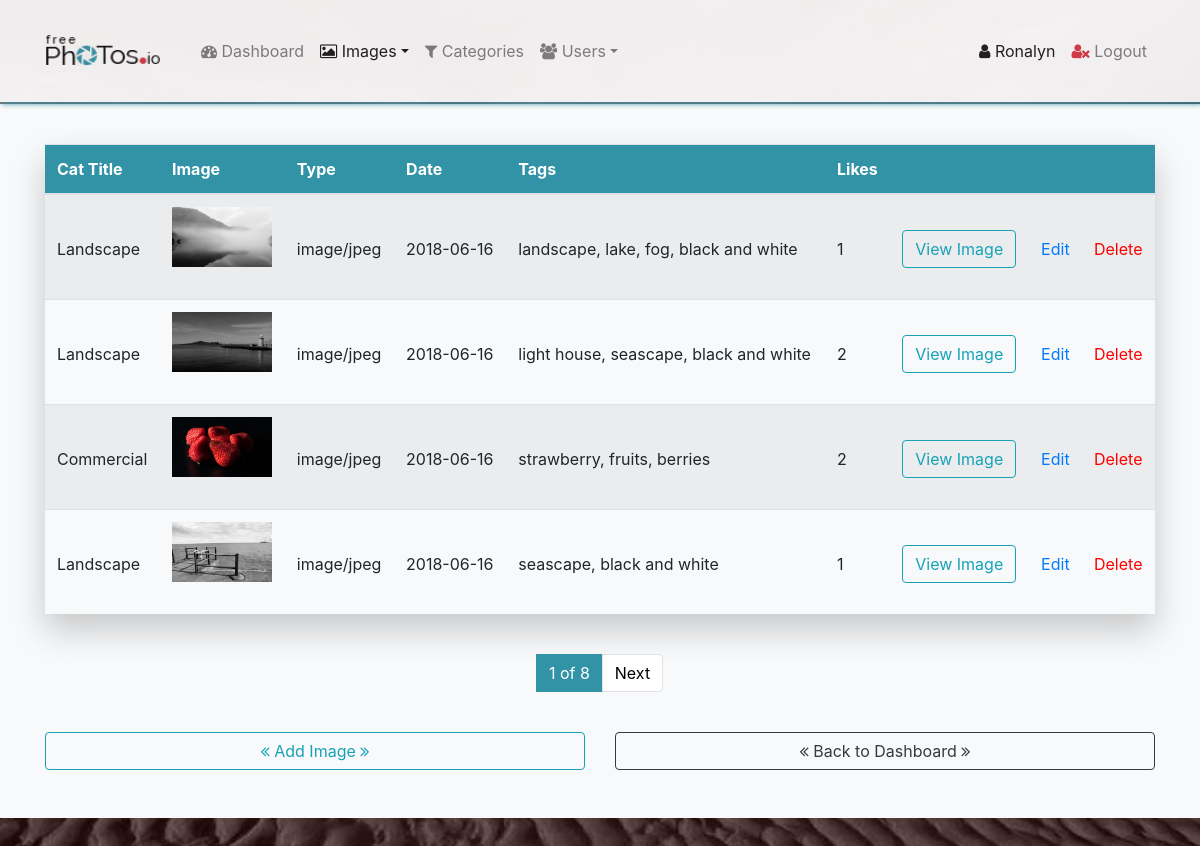
Page /admin/images.php (signed in) on the committed database.
### tables this page shows
CREATE TABLE `users` (
  `user_id` int(11) NOT NULL,
  `user_firstname` varchar(255) NOT NULL,
  `user_lastname` varchar(255) NOT NULL,
  `user_image` text NOT NULL,
  `user_email` varchar(255) NOT NULL,
  `user_password` text NOT NULL,
  `user_role` varchar(255) NOT NULL,
  `time_online` int(11) NOT NULL,
  `code_one` text NOT NULL,
  `code_two` text NOT NULL,
  `active` tinyint(1) NOT NULL
);

CREATE TABLE `images` (
  `image_id` int(11) NOT NULL,
  `image_cat_title` varchar(255) NOT NULL,
  `standard_name` varchar(255) NOT NULL,
  `thumbnail_name` varchar(255) NOT NULL,
  `image_type` varchar(255) NOT NULL,
  `image_post_date` date NOT NULL,
  `image_tags` varchar(255) NOT NULL,
  `image_likes` int(11) NOT NULL
);

### config/db.php (called while the page is built, shortened)
<?php
$con = mysqli_connect('localhost', 'root', '', 'ronal720_freephotos_db');
function query($query) {
	global $con;
	$result =  mysqli_query($con, $query);
	return $result;
}
function fetch_array($result) {
	return mysqli_fetch_array($result);
}

### admin/images.php (the view, shortened to what this page needs)
<?php
    include("admin_includes/admin_header.php");
?>
<?php
    include("admin_includes/admin_nav.php");
?>
<section id="images" class="bg-light">
    <div class="container">
        <div class="row pt-4 pb-5">
            <div class="col">
                <div class="table-responsive mt-3">
                    <table class="table table-striped table-hover">
                        <thead style="background-color:#3292a6; color:#fff;">
                            <tr>
                                <th>Cat Title</th>
                                <th>Image</th>
                                <th>Type</th>
                                <th>Date</th>
                                <th>Tags</th>
                                <th>Likes</th>
                                <th></th>
                                <th></th>
                                <th></th>
                            </tr>
                        </thead>
                        <tbody>
<?php
 if(isset($_GET['page'])){
        $page = abs((int)$_GET['page']);
  }else{
    $page = 1;
  }
  $shownimg_num = 4;
  if($page == "" || $page == 1){
     $page_1 = 0;
  }else{
     $page_1 = ($page * $shownimg_num) - $shownimg_num;
  }
$sql = "SELECT * FROM images ORDER BY image_id DESC LIMIT $page_1, $shownimg_num";
$select_images = query($sql);
 if(mysqli_num_rows($select_images) < 1){
       echo "<h1 class='text-center m-auto py-5'>No image available here</h1>";
   }else{
    while($row = mysqli_fetch_assoc($select_images)){
        $image_id = $row['image_id'];
        $image_cat_title = $row['image_cat_title'];
        $image_thumbnail_name = $row['thumbnail_name'];
        $image_type = $row['image_type'];
        $image_post_date = $row['image_post_date'];
        $image_tags = $row['image_tags'];
        $image_likes = $row['image_likes'];
        echo "<tr>";
            echo "<td>{$image_cat_title}</td>";
            echo "<td><img class='img img-fluid' width='100' src='../img/$image_thumbnail_name' alt=''></td>";
            echo "<td>{$image_type}</td>";
            echo "<td>{$image_post_date}</td>";
            echo "<td>{$image_tags}</td>";
            echo "<td>{$image_likes}</td>";
            echo "<td><a class='view-image btn btn-outline-info' href='#view-image' data-toggle='modal' data-id='{$image_id}'>View Image</a></td>";
            echo "<td><a href='edit_img.php?img_id={$image_id}'>Edit</a></td>";
            echo "<td><a href='#delete-image' data-toggle='modal' data-id='{$image_id}' style='color: red;' class='delete-image'>Delete</a></td>";
        echo "</tr>";
    }
 }
?>
                        </tbody>
                    </table>
                </div>
                     <ul class="pagination justify-content-center mt-admin-pagi">
<?php
 $image_count_query = "SELECT image_id FROM images";
 $find_image_count = query($image_count_query);
 $image_count = mysqli_num_rows($find_image_count);
 if($image_count >= 1){
        $count = ceil($image_count/ $shownimg_num);
       if($count > 1){
        for($i = 1; $i <= $count; $i++ ){
                if($i == $page){
                    echo "<li class='page-item active-link'>{$i} of {$count}</li>";
                }
            }
        }
        if($page < $count ){
           $j = $page + 1;
           echo "<li class='page-item'><a class='page-link' href='images.php?page=$j'>Next</a></li>";
        }
 }
?>
                    </ul>
            </div>
            <div class="col-md-6 mt-4">
				<a class="btn btn-outline-info d-block" href="add_image.php"><i class="fa fa-angle-double-left"></i> Add Image <i class="fa fa-angle-double-right"></i></a>
            </div>
            <div class="col-md-6 mt-4">
				<a class="btn btn-outline-dark d-block" href="dashboard.php"><i class="fa fa-angle-double-left"></i> Back to Dashboard <i class="fa fa-angle-double-right"></i></a>
            </div>
        </div>
    </div>
</section>
<?php
    include("admin_includes/admin_close_tags.php");

### admin/admin_includes/admin_nav.php (shortened to what this page needs)
<link href="https://stackpath.bootstrapcdn.com/font-awesome/4.7.0/css/font-awesome.min.css" rel="stylesheet">
  <link rel="stylesheet" href="https://stackpath.bootstrapcdn.com/bootstrap/4.3.1/css/bootstrap.min.css">
  <link rel="stylesheet" href="styles/style.css">
</head>
<body>
   <nav id="navigator" class="navbar navbar-expand-lg navbar-light fixed-top py-3 navbartop">
        <div class="container">
            <a href="../home.php" class="navbar-brand"><img src="../img/web-logo3.png" alt="freephotos.io logo " class="logo"></a>
               <div class="collapse navbar-collapse ml-3" id="navBarNav">
                   <ul class="navbar-nav">
<?php
                $pageName = basename($_SERVER['PHP_SELF']);
                $dashboard_class = '';
                $dashboard = 'dashboard.php';
                $images_class = '';
                $images = 'images.php';
                $add_image = 'add_image.php';
                $cat_class = '';
                $category = 'categories.php';
                $users_class = '';
                $users = 'users.php';
                $add_user = 'add_user.php';
                if($pageName == $dashboard){
                   $dashboard_class = 'active';
                }else if($pageName == $images){
                    $images_class = 'active';
                }else if($pageName == $add_image){
                    $images_class = 'active';
                }else if($pageName == $category){
                    $cat_class = 'active';
                }else if($pageName == $users){
                    $users_class = 'active';
                }else if($pageName == $add_user){
                    $users_class = 'active';
                }
?>
                        <li class="nav-item <?php echo $dashboard_class; ?>">
                            <a href="dashboard.php" class="nav-link "><i class="fa fa-tachometer"></i> Dashboard</a>
                        </li>
                        <li class="nav-item dropdown <?php echo $images_class; ?>">
                            <a href="#" class="nav-link dropdown-toggle" data-toggle="dropdown"><i class="fa fa-picture-o"></i> Images</a>
                        </li>
                        <li class="nav-item <?php echo $cat_class; ?>">
                            <a href="categories.php" class="nav-link"><i class="fa fa-filter"></i> Categories</a>
                        </li>
                        <li class="nav-item dropdown <?php echo $users_class; ?>">
                            <a href="#" class="nav-link dropdown-toggle" data-toggle="dropdown"><i class="fa fa-users"></i> Users</a>
                        </li>
                    </ul>
                    <ul class="navbar-nav ml-auto">
                        <li class="nav-item">
                            <a href="../profile.php" class="nav-link active"><i class="fa fa-user"></i>
<?php
if(isset($_COOKIE['user'])){
    $cookie_user = abs((int)$_COOKIE['user']);
    $sql = "SELECT user_firstname FROM users WHERE user_id = '".escape($cookie_user)."' AND active = 1";
    $result = query($sql);
    confirm($result);
        $row = fetch_array($result);
        $db_firstname =  $row['user_firstname'];
        echo $db_firstname;
}else if(isset($_SESSION['user'])){
    $session_user = abs((int)$_SESSION['user']);
    $sql = "SELECT user_firstname FROM users WHERE user_id = '".escape($session_user)."' AND active = 1";
    $result = query($sql);
        $row = fetch_array($result);
        $db_firstname =  $row['user_firstname'];
        echo $db_firstname;
}
?>                          </a>
                    </li>
                    <li class="nav-item"><a href="../logout.php" class="nav-link"><i class="fa fa-user-times" style="color:#dc3545;"></i> Logout</a></li>
                </ul>
            </div>
        </div>
    </nav>

### admin/styles/style.css (style rules this page uses)
body { height: 100vh; margin-top: 6.5rem; background: url("../img/sand_pattern_red_overlay.jpg") no-repeat center center fixed; background-size: cover; }
.main-imgs, .img-div-modal, .profile-img, .admin-imgs-modal, .table-cat, .table-responsive, .edit-img img, .add-img-preview, .admin-chart, .carousel-inner { -webkit-box-shadow: 0 1rem 2rem rgba(0, 0, 0, 0.2); box-shadow: 0 1rem 2rem rgba(0, 0, 0, 0.2); }
.mt-profile-pic, .mt-admin-pagi { margin-top: 2.5rem; }
.delete-image { margin-bottom: 2rem; }
.logo { width: 7.25rem; height: 2rem; margin: -5px 0 0 0; padding: 0; display: inline-block; }
.navbar-brand { padding-top: 20px; padding-bottom: 20px; }
.table { margin-bottom: 0; }
.table td { padding: 0.75rem .75rem .5rem .75rem; vertical-align: middle; }
.navbartop { -webkit-box-shadow: 2px 2px 5px #3292a6; box-shadow: 2px 2px 5px #3292a6; opacity: 0.9; background: #fff; }
.btn { -webkit-transition: all .2s; transition: all .2s; }
.img { margin-bottom: 1.5rem; }
.page-link { color: black; }
.active-link { position: relative; display: block; padding: 0.5rem 0.75rem; margin-left: -1px; line-height: 1.25; color: white; background-color: #3292a6; border: 1px solid #3292a6; }

### rows in the picture
users: user_firstname "Ronalyn"
images: image_cat_title "Landscape", thumbnail_name (picture), image_type "image/jpeg", image_post_date "2018-06-16", image_tags "landscape, lake, fog, black and white", image_likes "1"
images: image_cat_title "Landscape", thumbnail_name (picture), image_type "image/jpeg", image_post_date "2018-06-16", image_tags "light house, seascape, black and white", image_likes "2"
images: image_cat_title "Commercial", thumbnail_name (picture), image_type "image/jpeg", image_post_date "2018-06-16", image_tags "strawberry, fruits, berries", image_likes "2"
images: image_cat_title "Landscape", thumbnail_name (picture), image_type "image/jpeg", image_post_date "2018-06-16", image_tags "seascape, black and white", image_likes "1"

### other values in the picture
$count "8"
